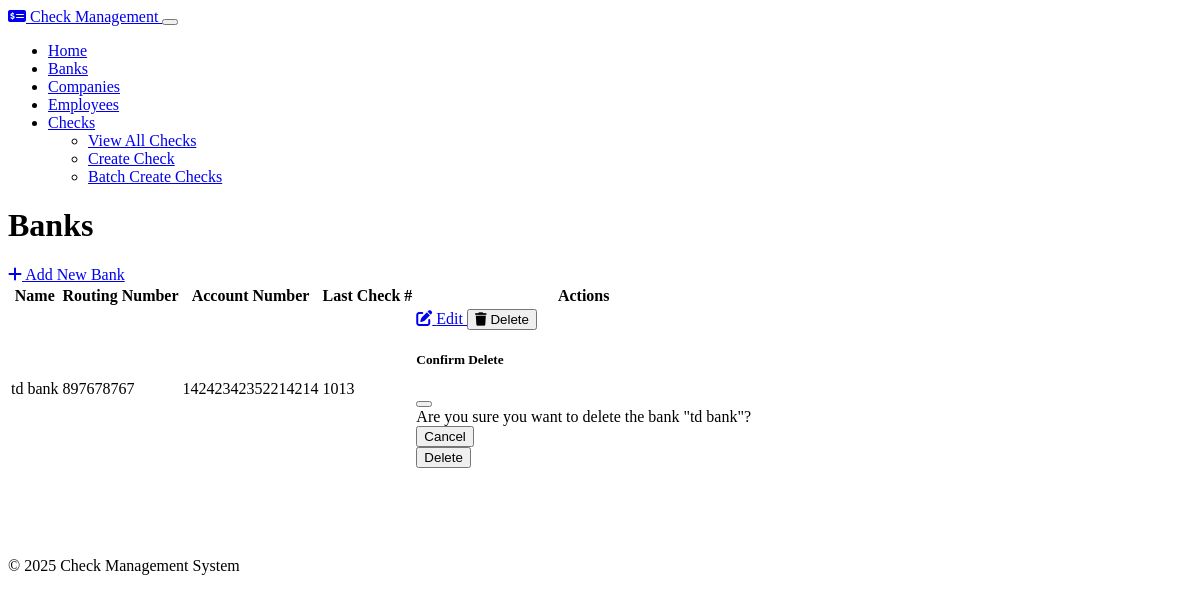
The app's page /banks (signed in), older data.
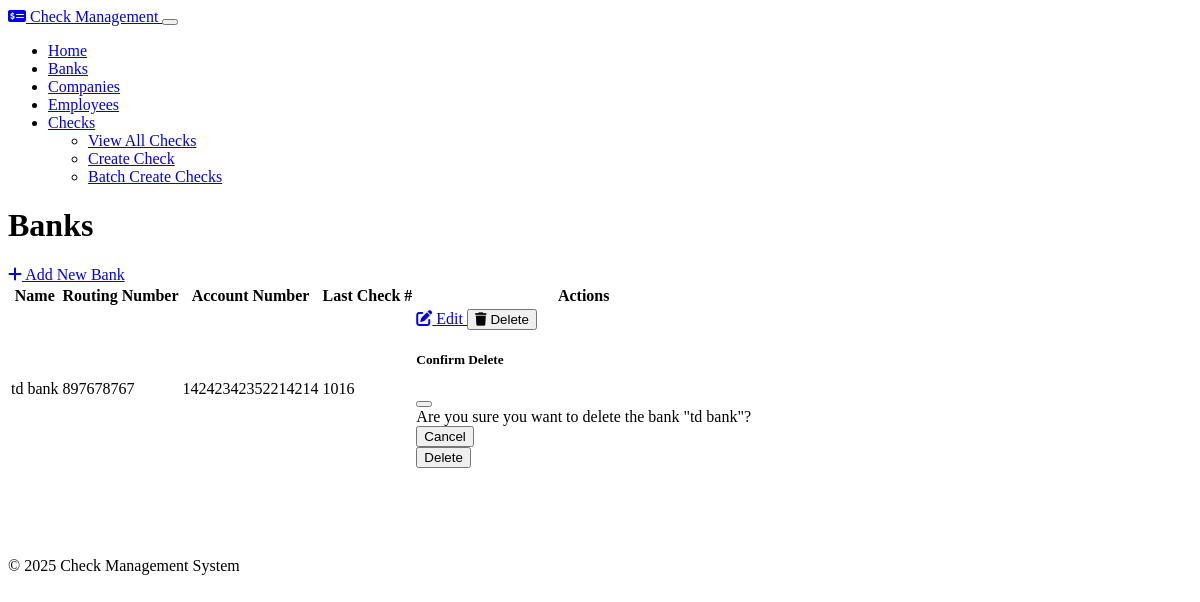
The same page, newer data.
### models.py (models this page shows, shortened)
class Bank(db.Model):
    id = db.Column(db.Integer, primary_key=True)
    name = db.Column(db.String(100), nullable=False)
    routing_number = db.Column(db.String(9), nullable=False)
    account_number = db.Column(db.String(20), nullable=False)
    last_check_number = db.Column(db.Integer, default=1000)
    checks = db.relationship('Check', backref='bank', lazy=True, cascade="all, delete-orphan")

### routes.py (the view)
    @app.route('/banks')
    @login_required
    @role_required('admin')
    def banks_index():
        banks = Bank.query.all()
        return render_template('banks/index.html', banks=banks)

### utils/__init__.py (called while the page is built)
def login_required(f):
    @wraps(f)
    def decorated_function(*args, **kwargs):
        if 'user_id' not in session:
            return redirect(url_for('login'))
        return f(*args, **kwargs)
    return decorated_function

def role_required(role):
    def decorator(f):
        @wraps(f)
        def wrapped(*args, **kwargs):
            if session.get('role') != role:
                abort(403)
            return f(*args, **kwargs)
        return wrapped
    return decorator

### templates/banks/index.html
{% extends 'layout.html' %}
{% block content %}
<div class="d-flex justify-content-between align-items-center mb-4">
    <h1>Banks</h1>
    <a href="{{ url_for('banks_create') }}" class="btn btn-primary">
        <i class="fas fa-plus me-1"></i> Add New Bank
    </a>
</div>
{% if banks %}
    <div class="table-responsive">
        <table class="table table-hover">
            <thead>
                <tr>
                    <th>Name</th>
                    <th>Routing Number</th>
                    <th>Account Number</th>
                    <th>Last Check #</th>
                    <th>Actions</th>
                </tr>
            </thead>
            <tbody>
                {% for bank in banks %}
                    <tr>
                        <td>{{ bank.name }}</td>
                        <td>{{ bank.routing_number }}</td>
                        <td>{{ bank.account_number }}</td>
                        <td>{{ bank.last_check_number }}</td>
                        <td>
                            <div class="btn-group" role="group">
                                <a href="{{ url_for('banks_edit', id=bank.id) }}" class="btn btn-sm btn-secondary">
                                    <i class="fas fa-edit"></i> Edit
                                </a>
                                <button type="button" class="btn btn-sm btn-danger" data-bs-toggle="modal" data-bs-target="#deleteModal{{ bank.id }}">
                                    <i class="fas fa-trash"></i> Delete
                                </button>
                            </div>
                            <div class="modal fade" id="deleteModal{{ bank.id }}" tabindex="-1" aria-labelledby="deleteModalLabel{{ bank.id }}" aria-hidden="true">
                                <div class="modal-dialog">
                                    <div class="modal-content">
                                        <div class="modal-header">
                                            <h5 class="modal-title" id="deleteModalLabel{{ bank.id }}">Confirm Delete</h5>
                                            <button type="button" class="btn-close" data-bs-dismiss="modal" aria-label="Close"></button>
                                        </div>
                                        <div class="modal-body">
                                            Are you sure you want to delete the bank "{{ bank.name }}"?
                                        </div>
                                        <div class="modal-footer">
                                            <button type="button" class="btn btn-secondary" data-bs-dismiss="modal">Cancel</button>
                                            <form action="{{ url_for('banks_delete', id=bank.id) }}" method="post">
                                                <button type="submit" class="btn btn-danger">Delete</button>
                                            </form>
                                        </div>
                                    </div>
                                </div>
                            </div>
                        </td>
                    </tr>
                {% endfor %}
            </tbody>
        </table>
    </div>
{% else %}
    <div class="alert alert-info">
        <i class="fas fa-info-circle me-2"></i> No banks found. Please add a bank to get started.
    </div>
{% endif %}
{% endblock %}

### templates/layout.html (shortened to what this page needs)
<!DOCTYPE html>
<html lang="en" data-bs-theme="dark">
<head>
    <link rel="stylesheet" href="https://cdn.replit.com/agent/bootstrap-agent-dark-theme.min.css">
    <link rel="stylesheet" href="{{ url_for('static', filename='css/custom.css') }}">
    <link rel="stylesheet" href="https://cdnjs.cloudflare.com/ajax/libs/font-awesome/6.0.0/css/all.min.css">
</head>
<body>
    <nav class="navbar navbar-expand-lg navbar-dark bg-dark mb-4">
        <div class="container">
            <a class="navbar-brand" href="{{ url_for('index') }}">
                <i class="fas fa-money-check-alt me-2"></i>
                Check Management
            </a>
            <button class="navbar-toggler" type="button" data-bs-toggle="collapse" data-bs-target="#navbarNav"
                    aria-controls="navbarNav" aria-expanded="false" aria-label="Toggle navigation">
            </button>
            <div class="collapse navbar-collapse" id="navbarNav">
                <ul class="navbar-nav">
                    <li class="nav-item">
                        <a class="nav-link {% if request.path == '/' %}active{% endif %}"
                           href="{{ url_for('index') }}">Home</a>
                    </li>
                    {% if session.get('role') == 'admin' %}
                    <li class="nav-item">
                        <a class="nav-link {% if '/banks' in request.path %}active{% endif %}"
                           href="{{ url_for('banks_index') }}">Banks</a>
                    </li>
                    <li class="nav-item">
                        <a class="nav-link {% if '/companies' in request.path %}active{% endif %}"
                           href="{{ url_for('companies_index') }}">Companies</a>
                    </li>
                    <li class="nav-item">
                        <a class="nav-link {% if '/employees' in request.path %}active{% endif %}"
                           href="{{ url_for('employees_index') }}">Employees</a>
                    </li>
                    {% endif %}
                    <li class="nav-item dropdown">
                        <a class="nav-link dropdown-toggle {% if '/checks' in request.path %}active{% endif %}"
                           href="#" id="checksDropdown" role="button"
                           data-bs-toggle="dropdown" aria-expanded="false">
                            Checks
                        </a>
                        <ul class="dropdown-menu" aria-labelledby="checksDropdown">
                            <li><a class="dropdown-item" href="{{ url_for('checks_index') }}">View All Checks</a></li>
                            <li><a class="dropdown-item" href="{{ url_for('checks_create') }}">Create Check</a></li>
                            <li><a class="dropdown-item" href="{{ url_for('checks_batch') }}">Batch Create Checks</a></li>
                        </ul>
                    </li>
                </ul>
            </div>
        </div>
    </nav>
    <main class="container mb-5">
        {% block content %}{% endblock %}
    </main>
    <footer class="bg-dark text-light py-4 mt-5">
        <div class="container text-center">
            <p>&copy; {{ now.year }} Check Management System</p>
        </div>
    </footer>
</body>
</html>

### static/css/custom.css (style rules this page uses)
.btn-group .btn { transition: all 0.2s ease; }
footer { margin-top: 50px; padding: 20px 0; }
.table th { font-weight: 600; }

Row changes from the older to the newer data that the page shows:
changed Bank "td bank": last_check_number "1013" → "1016"
